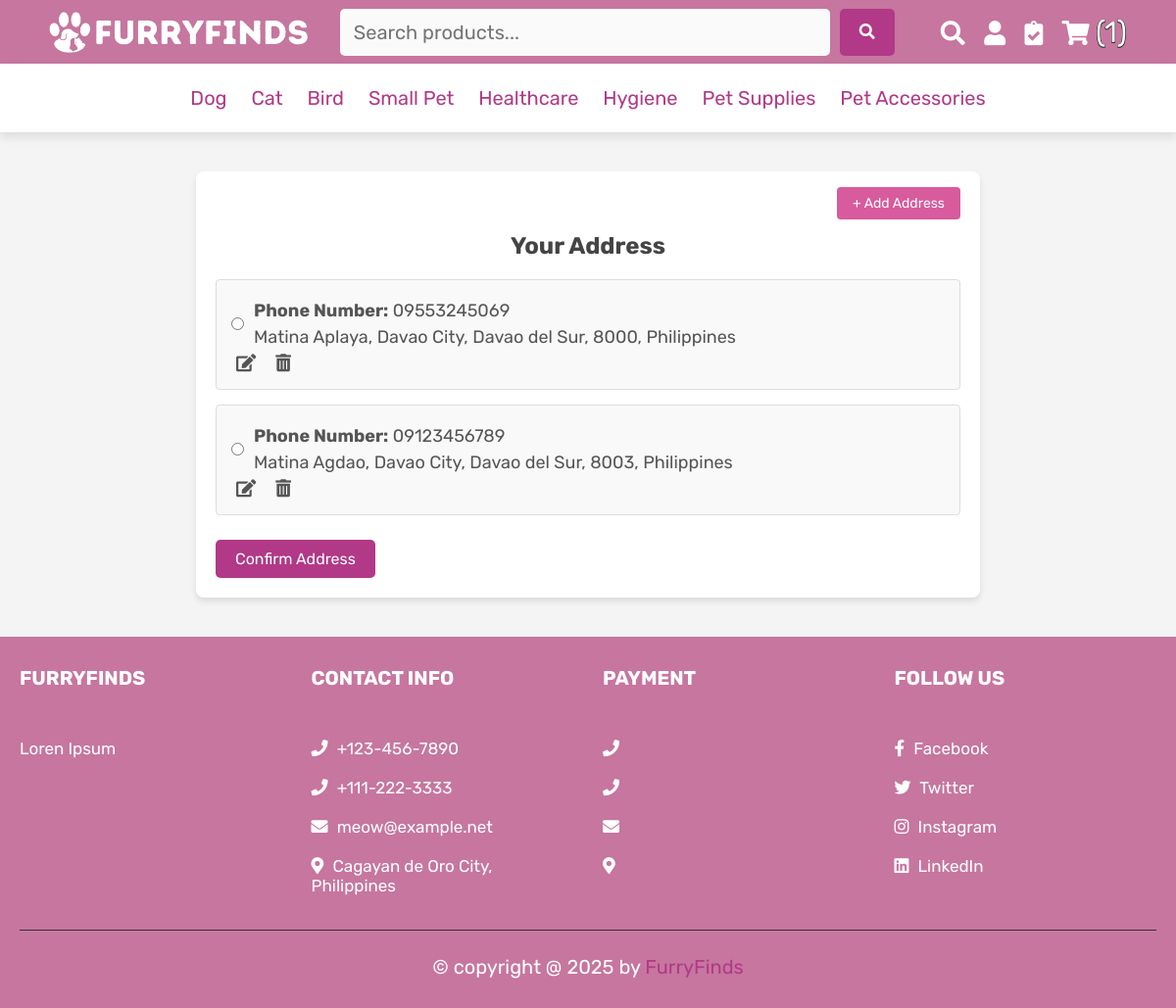
Page /address.php (signed in) on the committed database.
### tables this page shows
CREATE TABLE `addresses` (
  `address_id` int(11) NOT NULL,
  `user_id` int(11) NOT NULL,
  `address_line` varchar(255) NOT NULL,
  `barangay` varchar(200) NOT NULL,
  `city` varchar(100) NOT NULL,
  `state` varchar(100) NOT NULL,
  `postal_code` varchar(20) NOT NULL,
  `country` varchar(100) NOT NULL,
  `created_at` timestamp NOT NULL DEFAULT current_timestamp(),
  `contact_num` varchar(100) DEFAULT NULL
);

### address.php (the view, shortened to what this page needs)
<?php
include 'config.php';
$user_id = $_SESSION['user_id'];
$address_query = mysqli_query($conn, "SELECT * FROM addresses WHERE user_id = '$user_id'");
?>
<!DOCTYPE html>
<html lang="en">
<head>
   <link rel="stylesheet" href="https://cdnjs.cloudflare.com/ajax/libs/font-awesome/6.0.0/css/all.min.css">
   <link rel="stylesheet" href="https://cdnjs.cloudflare.com/ajax/libs/font-awesome/5.15.4/css/all.min.css">
   <link rel="stylesheet" href="styles.css?v=1.0">
</head>
<body>
<?php include 'header.php'; ?>
<div class="address-selection-container">
    <div class="add-address-btn">
        <a href="add_address.php" class="btn-add">+ Add Address</a>
    </div>
    <?php if (!isset($address)) { ?>
        <h3>Your Address</h3>
        <form method="POST" action="address.php">
            <?php
            if (mysqli_num_rows($address_query) > 0) {
                while ($address = mysqli_fetch_assoc($address_query)) {
                    $is_selected = (isset($_SESSION['selected_address_id']) && $_SESSION['selected_address_id'] == $address['address_id']) ? 'checked' : '';
                    echo '<div class="address-container">';
                    echo '<label style="display: flex; align-items: center;">';
                    echo '<input type="radio" name="selected_address_id" value="' . $address['address_id'] . '" ' . $is_selected . ' required style="margin-right: 10px;">';
                    echo '<div class="address-details">';
                    echo '<p><strong>Phone Number:</strong> ' . htmlspecialchars($address['contact_num']) . '</p>';
                    echo '<p>' . htmlspecialchars($address['barangay']) . ', ' .
                        htmlspecialchars($address['city']) . ', ' .
                        htmlspecialchars($address['state']) . ', ' .
                        htmlspecialchars($address['postal_code']) . ', ' .
                        htmlspecialchars($address['country']) . '</p>';
                    echo '</div>';
                    echo '</label>';
                    echo '<div class="address-actions">';
                    echo '<a href="address.php?edit_address_id=' . $address['address_id'] . '" class="action-icon" title="Edit"><i class="fas fa-solid fa-edit"></i></a>';
                    echo '<a href="?delete_address_id=' . $address['address_id'] . '" class="action-icon" title="Delete" onclick="return confirm(\'Are you sure you want to delete this address?\')"><i class="fas fa-solid fa-trash-alt"></i></a>';
                    echo '</div>';
                    echo '</div>';
                }
                echo '<button type="submit" class="btn">Confirm Address</button>';
            } else {
                echo '<div class="no-address-message"><p>No addresses found. Please add one.</p></div>';
            }
            ?>
        </form>
    <?php } ?>
</div>
<?php include 'footer.php'; ?>
</body>
</html>

### styles.css (style rules this page uses)
:root { --primary-violet:#b13987; --red:#f13636; --secondary-violet: #C6769F; --tertiary-violet: #E6B3C9; --orange:#f39c12; --black:#333; --white:#fff; --light-gray: #fafafa; --border:.1rem solid var(--black); --box-shadow:0 .5rem 1rem rgba(0,0,0,.1); }
* { font-family: 'Rubik', sans-serif; margin:0; padding:0; box-sizing: border-box; outline: none; border:none; text-decoration: none; transition:all .2s linear; }
html { font-size: 62.5%; overflow-x: hidden; }
.btn, .white-btn { display: inline-block; margin-top: 1rem; padding:1rem 3rem; cursor: pointer; color:var(--white); font-size: 1.8rem; border-radius: .5rem; text-transform: capitalize; }
.white-btn, .btn { background-color: var(--primary-violet); }
body { font-family: Arial, sans-serif; background-color: #f4f4f4; margin: 0; padding: 0; font-size: 18px; }
h3 { color: #333; font-size: 24px; }
body { font-family: Arial, sans-serif; background-color: #f7f7f7; margin: 0; padding: 0; display: flex; flex-direction: column; min-height: 100vh; }
.address-selection-container { max-width: 800px; margin: 20px auto; background: #fff; border-radius: 8px; box-shadow: 0 4px 6px rgba(0, 0, 0, 0.1); padding: 20px; flex-grow: 1; }
.address-selection-container h3 { text-align: center; margin-bottom: 20px; color: #444; }
.add-address-btn { text-align: right; margin-bottom: 20px; }
.btn-add { background-color: #d75b9d; color: #fff; padding: 8px 16px; border: none; border-radius: 4px; text-decoration: none; font-size: 14px; }
.address-container { display: flex; flex-direction: column; justify-content: space-between; border: 1px solid #ddd; border-radius: 4px; padding: 15px; margin-bottom: 15px; background: #f9f9f9; height: 100%; }
.address-details { flex-grow: 1; }
.address-actions { display: flex; gap: 10px; }
.action-icon { margin: 0 5px; color: #555; font-size: 18px; text-decoration: none; }
.btn { background-color: #d75b9d; color: #fff; padding: 10px 20px; border: none; border-radius: 4px; font-size: 16px; }
body { font-family: Arial, sans-serif; background-color: #f4f4f4; margin: 0; padding: 0; }
h3 { color: #333; font-size: 24px; margin-bottom: 20px; }
.address-selection-container { max-width: 800px; width: 100%; margin: 40px auto; background: #fff; border-radius: 8px; box-shadow: 0 4px 6px rgba(0, 0, 0, 0.1); padding: 20px; flex-grow: 1; min-height: 300px; }
.address-container { display: flex; flex-direction: column; justify-content: space-between; border: 1px solid #ddd; border-radius: 4px; padding: 15px; margin-bottom: 15px; background: #f9f9f9; height: 100%; position: relative; }
.address-details p { margin: 5px 0; color: #555; }
.btn { display: inline-block; padding: 10px 20px; background-color:var(--primary-violet); color: white; border: none; border-radius: 4px; text-decoration: none; text-align: center; font-size: 16px; transition: background-color 0.3s; }
body { overflow: hidden; }
.btn { background-color: var(--primary-violet); color: #fff; border: none; padding: 10px 20px; border-radius: 5px; cursor: pointer; text-align: center; }

### rows in the picture
addresses: contact_num "09553245069", barangay "Matina Aplaya", city "Davao City", state "Davao del Sur", postal_code "8000", country "Philippines"
addresses: contact_num "09123456789", barangay "Matina Agdao", city "Davao City", state "Davao del Sur", postal_code "8003", country "Philippines"

### other values in the picture
$cart_rows_number "1"
